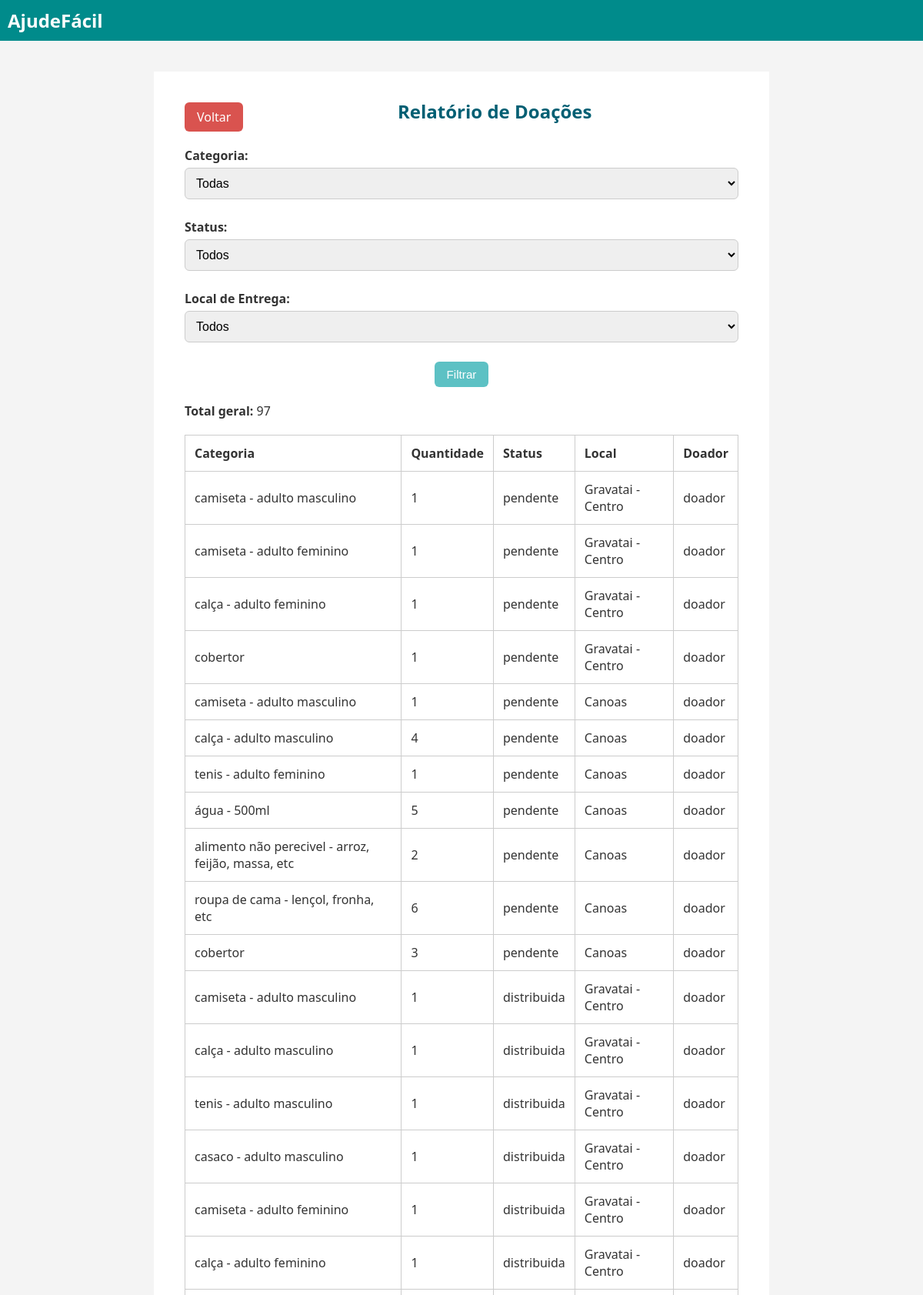
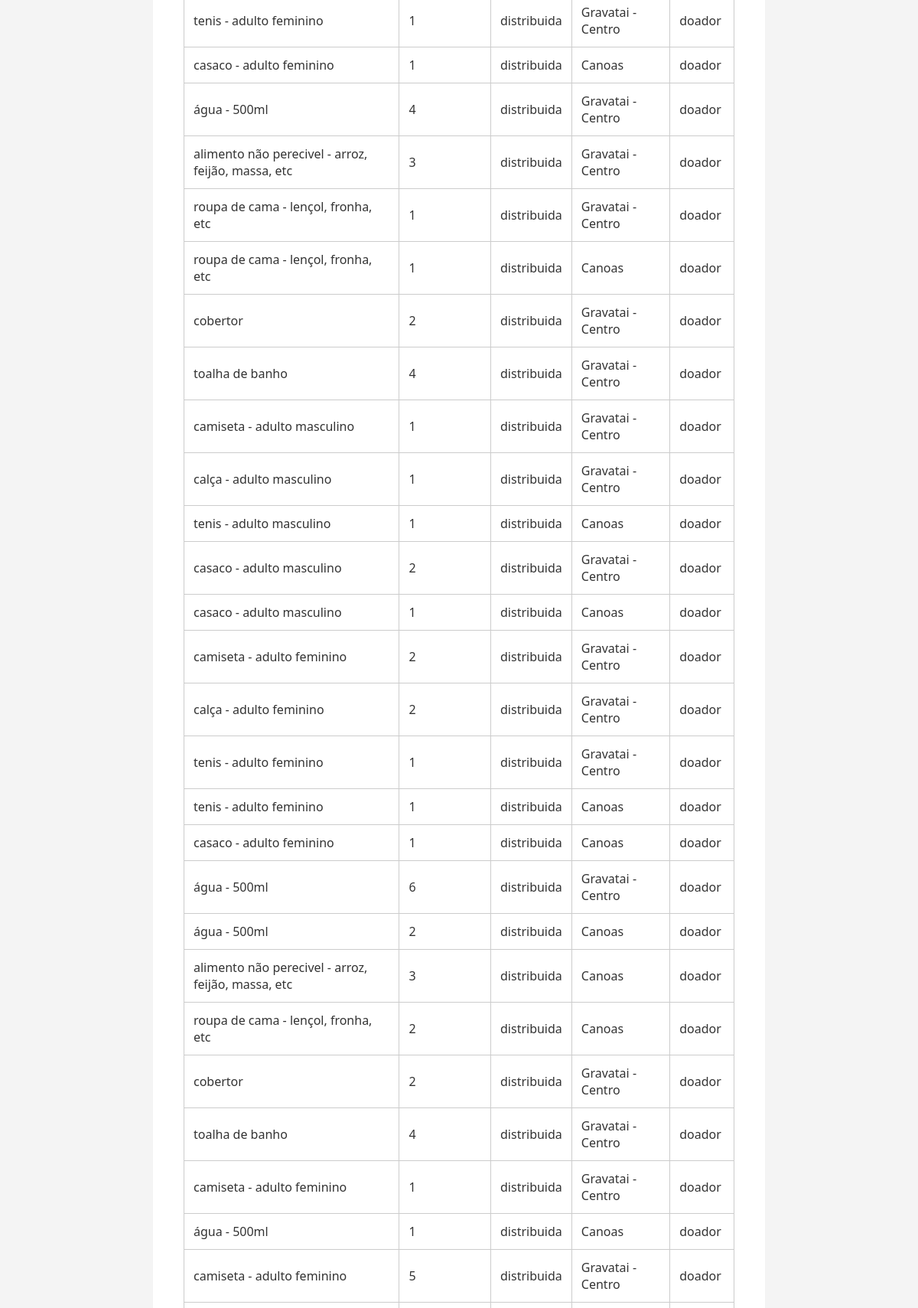
Page /painel_admin/relatorio/ (signed in, upper part) on the committed database (2 pictures, top to bottom).
### doacoes/models.py (models this page shows, shortened)
class Doacao(models.Model):
    categoria = models.ForeignKey(Categoria, on_delete=models.CASCADE)
    descricao = models.CharField(max_length=200)
    quantidade = models.PositiveIntegerField()
    quantidade_inicial = models.PositiveIntegerField(editable=False, default=0, help_text="Quantidade total que foi doada inicialmente")
    local_entrega = models.ForeignKey(LocalEntrega, on_delete=models.CASCADE)
    doador = models.ForeignKey(User, on_delete=models.CASCADE)
    data_criacao = models.DateTimeField(auto_now_add=True)
    status = models.CharField("Status", max_length=20, choices=[('pendente', 'Pendente'), ('distribuida', 'Distribuída')], default='pendente')

class Categoria(models.Model):
    nome = models.CharField("Nome da categoria", max_length=100, unique=True)
    class Meta:
        verbose_name = "Categoria"
        verbose_name_plural = "Categorias"

class LocalEntrega(models.Model):
    nome = models.CharField(max_length=100)
    def __str__(self):
        return self.nome

### doacoes/views.py (the view, shortened to what this page needs)
# urls.py: path('painel_admin/relatorio/', views.admin_relatorio_doacoes, name='admin_relatorio'),
@login_required
@user_passes_test(is_admin)
def admin_relatorio_doacoes(request):
    cid = request.GET.get('categoria')
    status = request.GET.get('status')
    lid = request.GET.get('local_entrega')
    categorias = Categoria.objects.all()
    locais = LocalEntrega.objects.all()
    filtro_doacao = {}
    filtro_distribuicao = {}
    if cid:
        filtro_doacao['categoria_id'] = cid
        filtro_distribuicao['doacao__categoria_id'] = cid
    if lid:
        filtro_doacao['local_entrega_id'] = lid
        filtro_distribuicao['doacao__local_entrega_id'] = lid
    doacoes = []
    total = 0
    if status == "pendente":
        doacoes = Doacao.objects.filter(status="pendente", **filtro_doacao)
        total = doacoes.aggregate(Sum('quantidade'))['quantidade__sum'] or 0
    else:
        doacoes_pendentes = Doacao.objects.filter(status="pendente", **filtro_doacao)
        distribuicoes = Distribuicao.objects.filter(**filtro_distribuicao).select_related('doacao__categoria', 'doacao__doador')
        distribuicoes_formatadas = [{
            'categoria': d.doacao.categoria,
            'quantidade': d.quantidade_distribuida,
            'status': "distribuida",
            'local_entrega': d.doacao.local_entrega,
            'doador': d.doacao.doador
        } for d in distribuicoes]
        doacoes = list(doacoes_pendentes) + distribuicoes_formatadas
        total_pendentes = doacoes_pendentes.aggregate(Sum('quantidade'))['quantidade__sum'] or 0
        total_distribuidas = sum(d['quantidade'] for d in distribuicoes_formatadas)
        total = total_pendentes + total_distribuidas
    return render(request, 'doacoes/admin/relatorio_admin.html', {
        'doacoes': doacoes,
        'categorias': categorias,
        'cid': cid,
        'status': status,
        'total': total,
        'locais': locais,
        'lid': lid
    })

### doacoes/views.py (called while the page is built)
def is_admin(user):
    return user.is_authenticated and hasattr(user, 'perfil') and user.perfil.tipo == 'administrador'

### doacoes/templates/doacoes/admin/relatorio_admin.html (shortened to what this page needs)
{% extends 'base.html' %}
{% block content %}
<main class="container" style="margin: 20px auto; max-width: 800px;">
  <div style="display: flex; align-items: flex-start; justify-content: space-between; margin-bottom: 20px;">
    <a href="{% url 'admin_dashboard' %}" class="botao" style="background-color: #d9534f; color: white; padding: 8px 16px; text-decoration: none;">
      Voltar
    </a>
    <h2 style="margin: 0 auto; transform: translateY(-5px);">Relatório de Doações</h2>
  </div>
  <form method="get" style="margin-bottom: 20px;">
    <label>Categoria:</label>
    <select name="categoria">
      <option value="">Todas</option>
    </select>
    <label>Status:</label>
    <select name="status">
      <option value="">Todos</option>
    </select>
    <label>Local de Entrega:</label>
    <select name="local_entrega">
      <option value="">Todos</option>
    </select>
    <button type="submit">Filtrar</button>
  </form>
  {% if doacoes %}
    <p style="margin-bottom: 10px;"><strong>Total geral:</strong> {{ total }}</p>
    <table border="1" cellspacing="0" cellpadding="6" style="width: 100%;">
      <thead>
        <tr>
          <th>Categoria</th>
          <th>Quantidade</th>
          <th>Status</th>
          <th>Local</th>
          <th>Doador</th>
        </tr>
      </thead>
      <tbody>
        {% for d in doacoes %}
        <tr>
          <td>
            {% if d.categoria %}{{ d.categoria.nome }}{% elif d.categoria_id %}{{ d.get_categoria_display }}{% endif %}
          </td>
          <td>{{ d.quantidade }}</td>
          <td>
            {% if d.status %}{{ d.status }}{% else %}distribuida{% endif %}
          </td>
          <td>
            {% if d.local_entrega %}{{ d.local_entrega }}{% else %}—{% endif %}
          </td>
          <td>
            {% if d.doador.username %}{{ d.doador.username }}{% elif d.doador %}{{ d.doador }}{% endif %}
          </td>
        </tr>
        {% endfor %}
      </tbody>
    </table>
  {% else %}
    <p>Nenhuma doação encontrada.</p>
  {% endif %}
</main>
{% endblock %}

### doacoes/static/css/estilo.css (style rules this page uses)
body { font-family: 'Segoe UI', Tahoma, Geneva, Verdana, sans-serif; background-color: #f4f4f4; color: #333; margin: 0; padding: 0; height: 100vh; display: flex; flex-direction: column; }
.container { max-width: 800px; margin: auto; background: #fff; padding: 30px; border-radius: 12px; box-shadow: 0 2px 10px rgba(0, 0, 0, 0.1); }
h2 { text-align: center; margin-bottom: 25px; color: #005f73; }
form label { display: block; margin-top: 10px; font-weight: bold; }
form input, form select, form button, form textarea { width: 100%; padding: 10px; margin-top: 5px; margin-bottom: 15px; border: 1px solid #ccc; border-radius: 6px; font-size: 1rem; }
form button { background-color: #5dc1c4; color: white; cursor: pointer; transition: 0.3s; }
a { color: #0a9396; text-decoration: none; }
table { width: 100%; border-collapse: collapse; margin-top: 20px; }
table, th, td { border: 1px solid #ccc; }
th, td { padding: 12px; text-align: left; }
main.container { flex: 1; padding: 40px; width: 100%; max-width: 100%; box-sizing: border-box; background: #fff; }
.botao { display: inline-block; padding: 10px 16px; background-color: #0a9396; color: white; text-decoration: none; border-radius: 6px; margin-right: 10px; }
button, input[type="submit"], form button { background-color: #5dc1c4; color: white; border: none; padding: 10px 15px; border-radius: 6px; cursor: pointer; }
button, input[type="submit"], form button { width: auto; padding: 8px 16px; font-size: 0.95rem; }
button, input[type="submit"], form button { display: block; margin: 10px auto; }
.container { width: 100%; margin: 0; padding: 30px; background: #fff; border-radius: 0; box-shadow: none; }

### rows in the picture
Doacao: categoria.nome "camiseta - adulto masculino", quantidade "1", status "pendente", local_entrega "Gravatai - Centro", doador.username "doador"
Doacao: categoria.nome "camiseta - adulto feminino", quantidade "1", status "pendente", local_entrega "Gravatai - Centro", doador.username "doador"
Doacao: categoria.nome "calça - adulto feminino", quantidade "1", status "pendente", local_entrega "Gravatai - Centro", doador.username "doador"
Doacao: categoria.nome "cobertor", quantidade "1", status "pendente", local_entrega "Gravatai - Centro", doador.username "doador"
Doacao: categoria.nome "camiseta - adulto masculino", quantidade "1", status "pendente", local_entrega "Canoas", doador.username "doador"
Doacao: categoria.nome "calça - adulto masculino", quantidade "4", status "pendente", local_entrega "Canoas", doador.username "doador"
Doacao: categoria.nome "tenis - adulto feminino", quantidade "1", status "pendente", local_entrega "Canoas", doador.username "doador"
Doacao: categoria.nome "água - 500ml", quantidade "5", status "pendente", local_entrega "Canoas", doador.username "doador"
Doacao: categoria.nome "alimento não perecivel - arroz, feijão, massa, etc", quantidade "2", status "pendente", local_entrega "Canoas", doador.username "doador"
Doacao: categoria.nome "roupa de cama - lençol, fronha, etc", quantidade "6", status "pendente", local_entrega "Canoas", doador.username "doador"
Doacao: categoria.nome "cobertor", quantidade "3", status "pendente", local_entrega "Canoas", doador.username "doador"
Categoria: categoria.nome "camiseta - adulto masculino", quantidade "1", status "distribuida", local_entrega "Gravatai - Centro", doador.username "doador"
Categoria: categoria.nome "calça - adulto masculino", quantidade "1", status "distribuida", local_entrega "Gravatai - Centro", doador.username "doador"
Categoria: categoria.nome "tenis - adulto masculino", quantidade "1", status "distribuida", local_entrega "Gravatai - Centro", doador.username "doador", local_entrega "Canoas"
Categoria: categoria.nome "casaco - adulto masculino", quantidade "1", status "distribuida", local_entrega "Gravatai - Centro", doador.username "doador", quantidade "2", local_entrega "Canoas"
Categoria: categoria.nome "camiseta - adulto feminino", quantidade "1", status "distribuida", local_entrega "Gravatai - Centro", doador.username "doador", quantidade "2", quantidade "5"
Categoria: categoria.nome "calça - adulto feminino", quantidade "1", status "distribuida", local_entrega "Gravatai - Centro", doador.username "doador", quantidade "2"
Categoria: categoria.nome "tenis - adulto feminino", quantidade "1", status "distribuida", local_entrega "Gravatai - Centro", doador.username "doador", local_entrega "Canoas"
Categoria: categoria.nome "casaco - adulto feminino", quantidade "1", status "distribuida", local_entrega "Canoas", doador.username "doador"
Categoria: categoria.nome "água - 500ml", quantidade "4", status "distribuida", local_entrega "Gravatai - Centro", doador.username "doador", quantidade "6", quantidade "2", local_entrega "Canoas", quantidade "1"
Categoria: categoria.nome "alimento não perecivel - arroz, feijão, massa, etc", quantidade "3", status "distribuida", local_entrega "Gravatai - Centro", doador.username "doador", local_entrega "Canoas"
Categoria: categoria.nome "roupa de cama - lençol, fronha, etc", quantidade "1", status "distribuida", local_entrega "Gravatai - Centro", doador.username "doador", local_entrega "Canoas", quantidade "2"
Categoria: categoria.nome "cobertor", quantidade "2", status "distribuida", local_entrega "Gravatai - Centro", doador.username "doador"
Categoria: categoria.nome "toalha de banho", quantidade "4", status "distribuida", local_entrega "Gravatai - Centro", doador.username "doador"

### other values in the picture
{{ total }} "97"
